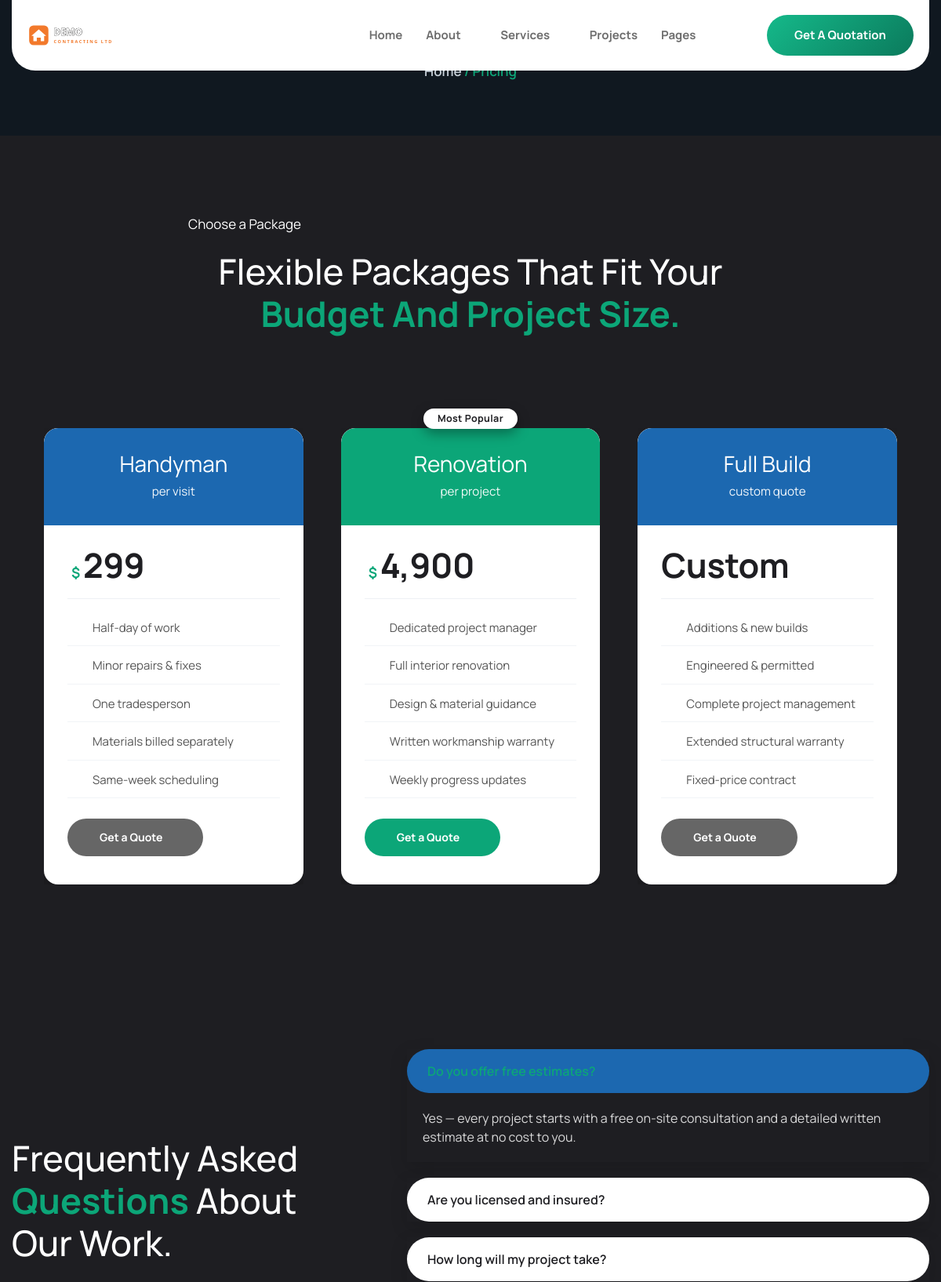
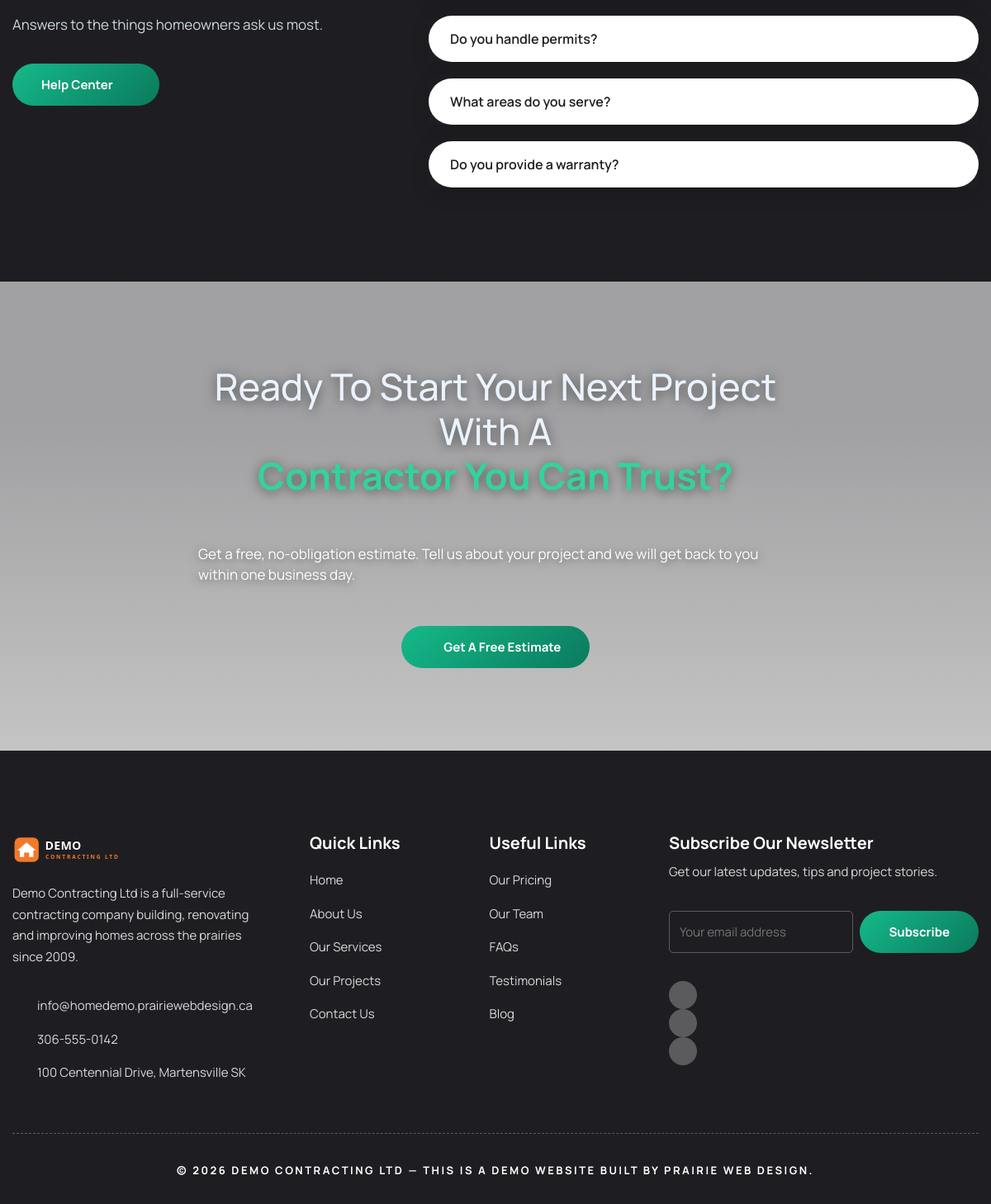
/pricing, run on the app's committed database (2 pictures, top to bottom).
### tables this page shows
CREATE TABLE IF NOT EXISTS content_blocks (
    id         INT UNSIGNED NOT NULL AUTO_INCREMENT,
    block_key  VARCHAR(64)  NOT NULL,
    label      VARCHAR(128) NOT NULL DEFAULT '',
    eyebrow    VARCHAR(191) NULL,
    heading    TEXT         NULL,
    body       TEXT         NULL,
    image      VARCHAR(255) NULL,
    image2     VARCHAR(255) NULL,
    extra      TEXT         NULL,
    bg_image   VARCHAR(255) NULL,
    PRIMARY KEY (id),
    UNIQUE KEY uq_block_key (block_key)
);

CREATE TABLE IF NOT EXISTS items (
    id         INT UNSIGNED NOT NULL AUTO_INCREMENT,
    section    VARCHAR(48)  NOT NULL,
    title      VARCHAR(191) NULL,
    subtitle   VARCHAR(191) NULL,
    body       TEXT         NULL,
    image      VARCHAR(255) NULL,
    icon       VARCHAR(128) NULL,
    value      VARCHAR(128) NULL,
    url        VARCHAR(255) NULL,
    sort_order INT          NOT NULL DEFAULT 0,
    is_active  TINYINT(1)   NOT NULL DEFAULT 1,
    PRIMARY KEY (id),
    KEY idx_section_sort (section, sort_order)
);

### app/views/pricing.php (called while the page is built, shortened)
<?php
$seo_opts = ['title' => 'Our Pricing', 'description' => 'Flexible contracting packages from ' . setting('site_name', SITE_NAME) . '.', 'path' => 'pricing'];
require __DIR__ . '/partials/header.php';
require __DIR__ . '/partials/breadcrumb.php';
require __DIR__ . '/sections/pricing.php';
require __DIR__ . '/sections/faq.php';
require __DIR__ . '/sections/cta_banner.php';
require __DIR__ . '/partials/footer.php';

### public/index.php (called while the page is built, shortened)
<?php
require_once __DIR__ . '/../app/helpers.php';
$path = parse_url($_SERVER['REQUEST_URI'] ?? '/', PHP_URL_PATH) ?? '/';
$path = trim(rawurldecode($path), '/');
$segments = $path === '' ? [] : explode('/', $path);
$head = $segments[0] ?? '';
$route_id   = null;
$route_slug = null;
switch ($head) {
    case 'pricing':
        $view = 'pricing';
        break;
}
render_view($view, ['route_id' => $route_id, 'route_slug' => $route_slug]);

### app/db.php (called while the page is built, shortened)
<?php
function db(): PDO
{
    static $pdo = null;
    if ($pdo instanceof PDO) {
        return $pdo;
    }
    $dsn = 'mysql:host=' . DB_HOST . ';dbname=' . DB_NAME . ';charset=' . DB_CHARSET;
    try {
        $pdo = new PDO($dsn, DB_USER, DB_PASS, [
            PDO::ATTR_ERRMODE            => PDO::ERRMODE_EXCEPTION,
            PDO::ATTR_DEFAULT_FETCH_MODE => PDO::FETCH_ASSOC,
            PDO::ATTR_EMULATE_PREPARES   => false,
        ]);
    } catch (PDOException $e) {
        http_response_code(500);
        if (ini_get('display_errors')) {
            echo 'Database connection failed: ' . htmlspecialchars($e->getMessage());
        } else {
            echo 'The site is temporarily unavailable. Please try again shortly.';
        }
        exit;
    }
    return $pdo;
}

### app/views/sections/pricing.php (the view, shortened to what this page needs)
<?php
$b          = block('pricing');
$plans      = items('pricing');
$show_price = setting_on('show_prices');
?>
<div class="elementor-element elementor-element-525d2512 e-flex e-con-boxed e-con e-parent ltk-editable" data-settings="{&quot;background_background&quot;:&quot;classic&quot;}">
  <div class="e-con-inner">
    <div class="elementor-element elementor-element-431faba4 e-con-full e-flex e-con e-child">
      <div class="elementor-element elementor-element-2397de79 e-flex e-con-boxed e-con e-child">
        <div class="e-con-inner">
          <?= ekit_eyebrow($b['eyebrow']) ?>
          <?= ekit_heading($b['heading'], 'center') ?>
        </div>
      </div>
    </div>
    <div class="elementor-element elementor-element-2d6c982d e-con-full e-flex e-con e-child">
      <?php foreach ($plans as $row): ?>
      <?php
        $popular  = trim((string) $row['icon']) === 'popular';
        $numeric  = is_numeric(str_replace([',', ' '], '', (string) $row['value']));
        $features = array_filter(array_map('trim', explode("\n", (string) $row['body'])), 'strlen');
      ?>
      <div class="elementor-element e-con-full e-flex e-con e-child<?= $popular ? ' ekit-pricing-popular' : '' ?>">
        <?php if ($popular): ?>
        <div class="elementor-element elementor-widget__width-auto elementor-absolute elementor-widget elementor-widget-heading" data-settings="{&quot;_position&quot;:&quot;absolute&quot;}" data-widget_type="heading.default">
          <div class="elementor-widget-container">
            <span class="elementor-heading-title elementor-size-default">Most Popular</span>
          </div>
        </div>
        <?php endif; ?>
        <div class="elementor-element elementor-widget elementor-widget-elementskit-pricing" data-widget_type="elementskit-pricing.default">
          <div class="elementor-widget-container">
            <div class="ekit-wid-con">
              <div class="elementskit-single-pricing <?= $popular ? 'ekit-pricing-highlight' : '' ?>">
                <div class="elementskit-pricing-header ">
                  <h3 class=" elementskit-pricing-title"><?= $row['title'] ?></h3>
                  <?php if ($row['subtitle']): ?>
                  <p class=" elementskit-pricing-subtitle"><?= e($row['subtitle']) ?></p>
                  <?php endif; ?>
                </div>
                <?php if ($show_price && $row['value'] !== ''): ?>
                <div class=" elementskit-pricing-price-wraper has-tag ">
                  <span class="elementskit-pricing-price">
                    <?php if ($numeric): ?>
                    <sup class="currency">$</sup>
                    <span><?= e($row['value']) ?></span>
                    <?php else: ?>
                    <span><?= e($row['value']) ?></span>
                    <?php endif; ?>
                  </span>
                </div>
                <?php endif; ?>
                <div class="elementskit-pricing-content ">
                  <ul class="elementskit-pricing-lists">
                    <?php foreach ($features as $feature): ?>
                    <li><i aria-hidden="true" class="icon icon-check"></i> <?= $feature ?></li>
                    <?php endforeach; ?>
                  </ul>
                </div>
                <div class="elementskit-pricing-btn-wraper ">
                  <a href="<?= url('contact') ?>" class="elementskit-pricing-btn  ekit-pricing-btn-icon-pos-right">Get a Quote<i aria-hidden="true" class="icon icon-arrow-right"></i></a>
                </div>
              </div>
            </div>
          </div>
        </div>
      </div>
      <?php endforeach; ?>
    </div>
  </div>
</div>

### app/helpers.php (shortened to what this page needs)
<?php
function e($v): string
{
    return htmlspecialchars((string) $v, ENT_QUOTES, 'UTF-8');
}
function url(string $path = ''): string
{
    $path = ltrim($path, '/');
    return '/' . $path;
}
function settings(): array
{
    static $cache = null;
    if ($cache !== null) {
        return $cache;
    }
    $cache = [];
    try {
        foreach (db()->query('SELECT setting_key, setting_value FROM settings') as $r) {
            $cache[$r['setting_key']] = $r['setting_value'];
        }
    } catch (Throwable $e) {
        $cache = [];
    }
    return $cache;
}
function setting(string $key, string $default = ''): string
{
    $all = settings();
    $val = $all[$key] ?? '';
    return ($val === '' || $val === null) ? $default : $val;
}
function setting_on(string $key): bool
{
    return setting($key, '0') === '1';
}
function block(string $key): array
{
    static $cache = [];
    $stmt = db()->prepare('SELECT * FROM content_blocks WHERE block_key = ? LIMIT 1');
    $stmt->execute([$key]);
    $row = $stmt->fetch() ?: [];
    $defaults = ['block_key' => $key, 'label' => '', 'eyebrow' => '', 'heading' => '',
        'body' => '', 'image' => '', 'image2' => '', 'extra' => '', 'bg_image' => ''];
    return $cache[$key] = array_merge($defaults, $row);
}
function items(string $section, bool $only_active = true): array
{
    static $cache = [];
    $ck = $section . ($only_active ? ':1' : ':0');
    $sql = 'SELECT * FROM items WHERE section = ?';
    if ($only_active) {
        $sql .= ' AND is_active = 1';
    }
    $sql .= ' ORDER BY sort_order ASC, id ASC';
    $stmt = db()->prepare($sql);
    $stmt->execute([$section]);
    return $cache[$ck] = $stmt->fetchAll();
}
function ekit_eyebrow(string $text): string
{
    return '<div class="elementor-element elementor-icon-list--layout-traditional elementor-widget elementor-widget-icon-list ltk-eyebrow" data-widget_type="icon-list.default">'
        . '<div class="elementor-widget-container"><ul class="elementor-icon-list-items"><li class="elementor-icon-list-item">'
        . '<span class="elementor-icon-list-text">' . e($text) . '</span></li></ul></div></div>';
}
function ekit_heading(string $heading_html, string $align = 'left'): string
{
    $align = $align === 'center' ? 'text_center' : 'text_left';
    return '<div class="elementor-element elementor-widget elementor-widget-elementskit-heading" data-widget_type="elementskit-heading.default">'
        . '<div class="elementor-widget-container"><div class="ekit-wid-con"><div class="ekit-heading elementskit-section-title-wraper ' . $align . '">'
        . '<h2 class="ekit-heading--title elementskit-section-title ">' . $heading_html . '</h2></div></div></div></div>';
}
function render_view(string $name, array $vars = []): void
{
    extract($vars, EXTR_SKIP);
    $file = __DIR__ . '/views/' . $name . '.php';
    require $file;
}

### app/views/sections/faq.php (shortened to what this page needs)
<?php
$b    = block('faq');
$faqs = items('faq');
?>
<div class="elementor-element elementor-element-4ca18a70 e-flex e-con-boxed e-con e-parent ltk-editable" data-settings="{&quot;background_background&quot;:&quot;classic&quot;}">
  <div class="e-con-inner">
    <div class="elementor-element elementor-element-f844914 e-con-full e-flex e-con e-child">
      <?= ekit_heading($b['heading'], 'left') ?>
      <?php if ($b['body']): ?>
      <div class="elementor-element elementor-widget elementor-widget-text-editor" data-widget_type="text-editor.default">
        <div class="elementor-widget-container"><p><?= e($b['body']) ?></p></div>
      </div>
      <?php endif; ?>
      <div class="elementor-element elementor-element-f54003f elementor-widget__width-auto elementor-widget elementor-widget-button" data-widget_type="button.default">
        <div class="elementor-widget-container"><div class="elementor-button-wrapper">
          <a class="elementor-button elementor-button-link elementor-size-sm elementor-animation-float" href="<?= url('contact') ?>">
            <span class="elementor-button-content-wrapper"><span class="elementor-button-icon"><i aria-hidden="true" class="icon icon-arrow-right"></i></span><span class="elementor-button-text">Help Center</span></span>
          </a>
        </div></div>
      </div>
    </div>
    <div class="elementor-element elementor-element-716322d3 e-con-full e-flex e-con e-child">
      <div class="elementor-element elementor-element-2529ff4f elementor-widget__width-inherit elementor-widget elementor-widget-elementskit-accordion" data-widget_type="elementskit-accordion.default">
        <div class="elementor-widget-container">
          <div class="ekit-wid-con">
            <div class="elementskit-accordion accoedion-primary" id="accordion-faqhome">
              <?php foreach ($faqs as $i => $row): $first = ($i === 0); ?>
              <div class="elementskit-card <?= $first ? 'active' : '' ?>">
                <div class="elementskit-card-header" id="primaryHeading-<?= $i ?>-faqhome">
                  <a href="#ltk-collapse-home-<?= $i ?>" class="ekit-accordion--toggler elementskit-btn-link collapsed" data-ekit-toggle="collapse" data-target="#ltk-collapse-home-<?= $i ?>" aria-expanded="<?= $first ? 'true' : 'false' ?>" aria-controls="ltk-collapse-home-<?= $i ?>">
                    <span class="ekit-accordion-title"><?= $row['title'] ?></span>
                    <div class="ekit_accordion_icon_group">
                      <div class="ekit_accordion_normal_icon"><i class="icon icon-down-arrow1"></i></div>
                      <div class="ekit_accordion_active_icon"><i class="icon icon-up-arrow"></i></div>
                    </div>
                  </a>
                </div>
                <div id="ltk-collapse-home-<?= $i ?>" class="<?= $first ? ' show collapse' : ' collapse' ?>" aria-labelledby="primaryHeading-<?= $i ?>-faqhome" data-parent="#accordion-faqhome">
                  <div class="elementskit-card-body ekit-accordion--content">
                    <p><?= $row['body'] ?></p>
                  </div>
                </div>
              </div>
              <?php endforeach; ?>
            </div>
          </div>
        </div>
      </div>
    </div>
  </div>
</div>

### app/views/sections/cta_banner.php (shortened to what this page needs)
<?php
$b     = block('cta_banner');
$label = $b['extra'] !== '' ? $b['extra'] : 'Contact Us';
$bg    = $b['bg_image'] !== '' ? img($b['bg_image']) : '';
$style = ' style="background-image:' . ($bg !== '' ? "url('" . e($bg) . "')" : 'none') . '"';
?>
<div class="elementor-element elementor-element-276b2e3b e-flex e-con-boxed e-con e-parent ltk-editable" data-settings="{&quot;background_background&quot;:&quot;classic&quot;}"<?= $style ?>>
  <div class="e-con-inner">
    <div class="elementor-element elementor-element-45d8f038 e-flex e-con-boxed e-con e-child">
      <div class="e-con-inner">
        <div class="elementor-element elementor-widget elementor-widget-elementskit-heading animated fadeInUp" data-widget_type="elementskit-heading.default">
          <div class="elementor-widget-container"><div class="ekit-wid-con"><div class="ekit-heading elementskit-section-title-wraper text_center   ekit_heading_tablet-   ekit_heading_mobile-">
            <h2 class="ekit-heading--title elementskit-section-title "><?= $b['heading'] ?></h2>
          </div></div></div>
        </div>
        <?php if ($b['body'] !== ''): ?>
        <div class="elementor-element elementor-widget elementor-widget-text-editor" data-widget_type="text-editor.default">
          <div class="elementor-widget-container"><p><?= e($b['body']) ?></p></div>
        </div>
        <?php endif; ?>
        <div class="elementor-element elementor-widget__width-auto elementor-mobile-align-center elementor-align-center elementor-widget elementor-widget-button" data-widget_type="button.default">
          <div class="elementor-widget-container"><div class="elementor-button-wrapper">
            <a class="elementor-button elementor-button-link elementor-size-sm elementor-animation-float" href="<?= url('contact') ?>">
              <span class="elementor-button-content-wrapper"><span class="elementor-button-icon"><i aria-hidden="true" class="icon icon-arrow-right"></i></span><span class="elementor-button-text"><?= e($label) ?></span></span>
            </a>
          </div></div>
        </div>
      </div>
    </div>
  </div>
</div>

### public/assets/css/anim-up.css (style rules this page uses)
.fadeInUp { animation-name:fadeInUp }

### public/assets/css/anim-float.css (style rules this page uses)
.elementor-animation-float { transition-duration:.3s;transition-property:transform;transition-timing-function:ease-out }

### public/assets/css/w-spacer.css (style rules this page uses)
.e-con { --container-widget-width:100% }

### data on the page
content_blocks: eyebrow "Choose a Package", heading "Flexible Packages That Fit Your Budget And Project Size."
items: title "Handyman", subtitle "per visit", value "299", body "Half-day of work", body "Minor repairs & fixes", body "One tradesperson", body "Materials billed separately", body "Same-week scheduling"
items: icon "Most Popular", title "Renovation", subtitle "per project", value "4,900", body "Dedicated project manager", body "Full interior renovation", body "Design & material guidance", body "Written workmanship warranty", body "Weekly progress updates"
items: title "Full Build", subtitle "custom quote", value "Custom", body "Additions & new builds", body "Engineered & permitted", body "Complete project management", body "Extended structural warranty", body "Fixed-price contract"
content_blocks: heading "Frequently Asked Questions About Our Work.", body "Answers to the things homeowners ask us most."
items: title "Do you offer free estimates?", body "Yes — every project starts with a free on-site consultation and a detailed written estimate at no cost to you."
items: title "Are you licensed and insured?"
items: title "How long will my project take?"
items: title "Do you handle permits?"
items: title "What areas do you serve?"
items: title "Do you provide a warranty?"
content_blocks: heading "Ready To Start Your Next Project With A Contractor You Can Trust?", body "Get a free, no-obligation estimate. Tell us about your project and we will get back to you within one business day."

### other printed values
$c[0] "Home"
$c[0] "Pricing"
$label "Get A Free Estimate"
$fabout "Demo Contracting Ltd is a full-service contracting company building, renovating and improving homes across the prairies since 2009."
$email "info@homedemo.prairiewebdesign.ca"
$phone "306-555-0142"
$addr "100 Centennial Drive, Martensville SK"
$l[0] "Home"
$l[0] "About Us"
$l[0] "Our Services"
$l[0] "Our Projects"
$l[0] "Contact Us"
$l[0] "Our Pricing"
$l[0] "Our Team"
$l[0] "FAQs"
